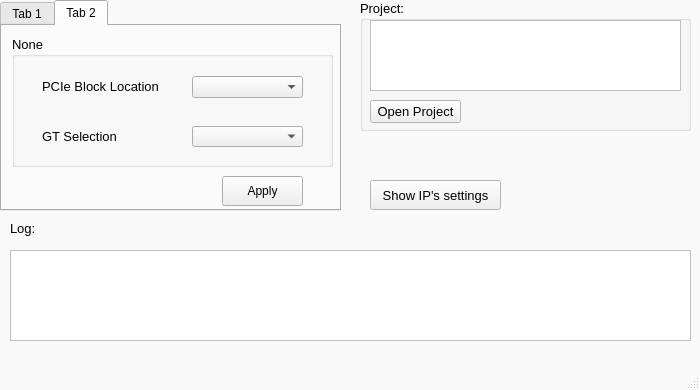
<?xml version="1.0" encoding="UTF-8"?>
<ui version="4.0">
 <class>NVMe_IP_tool</class>
 <widget class="QMainWindow" name="NVMe_IP_tool">
  <property name="geometry">
   <rect>
    <x>0</x>
    <y>0</y>
    <width>700</width>
    <height>390</height>
   </rect>
  </property>
  <property name="minimumSize">
   <size>
    <width>700</width>
    <height>390</height>
   </size>
  </property>
  <property name="maximumSize">
   <size>
    <width>700</width>
    <height>390</height>
   </size>
  </property>
  <property name="palette">
   <palette>
    <active>
     <colorrole role="Base">
      <brush brushstyle="SolidPattern">
       <color alpha="255">
        <red>255</red>
        <green>255</green>
        <blue>255</blue>
       </color>
      </brush>
     </colorrole>
     <colorrole role="Window">
      <brush brushstyle="SolidPattern">
       <color alpha="255">
        <red>249</red>
        <green>249</green>
        <blue>249</blue>
       </color>
      </brush>
     </colorrole>
    </active>
    <inactive>
     <colorrole role="Base">
      <brush brushstyle="SolidPattern">
       <color alpha="255">
        <red>255</red>
        <green>255</green>
        <blue>255</blue>
       </color>
      </brush>
     </colorrole>
     <colorrole role="Window">
      <brush brushstyle="SolidPattern">
       <color alpha="255">
        <red>249</red>
        <green>249</green>
        <blue>249</blue>
       </color>
      </brush>
     </colorrole>
    </inactive>
    <disabled>
     <colorrole role="Base">
      <brush brushstyle="SolidPattern">
       <color alpha="255">
        <red>249</red>
        <green>249</green>
        <blue>249</blue>
       </color>
      </brush>
     </colorrole>
     <colorrole role="Window">
      <brush brushstyle="SolidPattern">
       <color alpha="255">
        <red>249</red>
        <green>249</green>
        <blue>249</blue>
       </color>
      </brush>
     </colorrole>
    </disabled>
   </palette>
  </property>
  <property name="windowTitle">
   <string>MainWindow</string>
  </property>
  <property name="documentMode">
   <bool>false</bool>
  </property>
  <property name="tabShape">
   <enum>QTabWidget::Rounded</enum>
  </property>
  <property name="dockOptions">
   <set>QMainWindow::AllowTabbedDocks|QMainWindow::AnimatedDocks</set>
  </property>
  <widget class="QWidget" name="centralwidget">
   <widget class="QTabWidget" name="tabWidget">
    <property name="geometry">
     <rect>
      <x>0</x>
      <y>0</y>
      <width>341</width>
      <height>211</height>
     </rect>
    </property>
    <property name="palette">
     <palette>
      <active>
       <colorrole role="Base">
        <brush brushstyle="SolidPattern">
         <color alpha="255">
          <red>255</red>
          <green>255</green>
          <blue>255</blue>
         </color>
        </brush>
       </colorrole>
       <colorrole role="Window">
        <brush brushstyle="SolidPattern">
         <color alpha="255">
          <red>239</red>
          <green>239</green>
          <blue>239</blue>
         </color>
        </brush>
       </colorrole>
      </active>
      <inactive>
       <colorrole role="Base">
        <brush brushstyle="SolidPattern">
         <color alpha="255">
          <red>255</red>
          <green>255</green>
          <blue>255</blue>
         </color>
        </brush>
       </colorrole>
       <colorrole role="Window">
        <brush brushstyle="SolidPattern">
         <color alpha="255">
          <red>239</red>
          <green>239</green>
          <blue>239</blue>
         </color>
        </brush>
       </colorrole>
      </inactive>
      <disabled>
       <colorrole role="Base">
        <brush brushstyle="SolidPattern">
         <color alpha="255">
          <red>239</red>
          <green>239</green>
          <blue>239</blue>
         </color>
        </brush>
       </colorrole>
       <colorrole role="Window">
        <brush brushstyle="SolidPattern">
         <color alpha="255">
          <red>239</red>
          <green>239</green>
          <blue>239</blue>
         </color>
        </brush>
       </colorrole>
      </disabled>
     </palette>
    </property>
    <property name="currentIndex">
     <number>1</number>
    </property>
    <widget class="QWidget" name="tab">
     <attribute name="title">
      <string>Tab 1</string>
     </attribute>
     <widget class="QGroupBox" name="SettingsGroupBox">
      <property name="geometry">
       <rect>
        <x>10</x>
        <y>10</y>
        <width>311</width>
        <height>131</height>
       </rect>
      </property>
      <property name="font">
       <font>
        <pointsize>10</pointsize>
       </font>
      </property>
      <property name="title">
       <string>None</string>
      </property>
      <widget class="QLabel" name="GTLabel">
       <property name="geometry">
        <rect>
         <x>30</x>
         <y>90</y>
         <width>151</width>
         <height>21</height>
        </rect>
       </property>
       <property name="font">
        <font>
         <pointsize>10</pointsize>
        </font>
       </property>
       <property name="text">
        <string>GT Selection</string>
       </property>
      </widget>
      <widget class="QLabel" name="PCIeLabel">
       <property name="geometry">
        <rect>
         <x>30</x>
         <y>40</y>
         <width>151</width>
         <height>21</height>
        </rect>
       </property>
       <property name="font">
        <font>
         <pointsize>10</pointsize>
        </font>
       </property>
       <property name="text">
        <string>PCIe Block Location</string>
       </property>
      </widget>
      <widget class="QComboBox" name="GTSelectionComboBox">
       <property name="geometry">
        <rect>
         <x>180</x>
         <y>90</y>
         <width>111</width>
         <height>21</height>
        </rect>
       </property>
      </widget>
      <widget class="QComboBox" name="BlockLocationComboBox">
       <property name="geometry">
        <rect>
         <x>180</x>
         <y>40</y>
         <width>111</width>
         <height>22</height>
        </rect>
       </property>
      </widget>
     </widget>
     <widget class="QPushButton" name="ApplyButton">
      <property name="geometry">
       <rect>
        <x>220</x>
        <y>150</y>
        <width>81</width>
        <height>30</height>
       </rect>
      </property>
      <property name="text">
       <string>Apply</string>
      </property>
     </widget>
    </widget>
    <widget class="QWidget" name="tab_2">
     <attribute name="title">
      <string>Tab 2</string>
     </attribute>
     <widget class="QGroupBox" name="SettingsGroupBox_2">
      <property name="geometry">
       <rect>
        <x>10</x>
        <y>10</y>
        <width>321</width>
        <height>131</height>
       </rect>
      </property>
      <property name="font">
       <font>
        <pointsize>10</pointsize>
       </font>
      </property>
      <property name="title">
       <string>None</string>
      </property>
      <widget class="QLabel" name="label_17">
       <property name="geometry">
        <rect>
         <x>30</x>
         <y>90</y>
         <width>151</width>
         <height>21</height>
        </rect>
       </property>
       <property name="font">
        <font>
         <pointsize>10</pointsize>
        </font>
       </property>
       <property name="text">
        <string>GT Selection</string>
       </property>
      </widget>
      <widget class="QLabel" name="label_18">
       <property name="geometry">
        <rect>
         <x>30</x>
         <y>40</y>
         <width>151</width>
         <height>21</height>
        </rect>
       </property>
       <property name="font">
        <font>
         <pointsize>10</pointsize>
        </font>
       </property>
       <property name="text">
        <string>PCIe Block Location</string>
       </property>
      </widget>
      <widget class="QComboBox" name="comboBox_17">
       <property name="geometry">
        <rect>
         <x>180</x>
         <y>90</y>
         <width>111</width>
         <height>21</height>
        </rect>
       </property>
      </widget>
      <widget class="QComboBox" name="comboBox_18">
       <property name="geometry">
        <rect>
         <x>180</x>
         <y>40</y>
         <width>111</width>
         <height>22</height>
        </rect>
       </property>
      </widget>
     </widget>
     <widget class="QPushButton" name="pushButton_4">
      <property name="geometry">
       <rect>
        <x>220</x>
        <y>150</y>
        <width>81</width>
        <height>30</height>
       </rect>
      </property>
      <property name="text">
       <string>Apply</string>
      </property>
     </widget>
    </widget>
   </widget>
   <widget class="QLabel" name="LogLabel">
    <property name="geometry">
     <rect>
      <x>10</x>
      <y>220</y>
      <width>61</width>
      <height>16</height>
     </rect>
    </property>
    <property name="font">
     <font>
      <pointsize>10</pointsize>
     </font>
    </property>
    <property name="text">
     <string>Log:</string>
    </property>
   </widget>
   <widget class="QTextBrowser" name="LogWindow">
    <property name="geometry">
     <rect>
      <x>10</x>
      <y>250</y>
      <width>681</width>
      <height>91</height>
     </rect>
    </property>
   </widget>
   <widget class="QPushButton" name="ShowSettingsButton">
    <property name="geometry">
     <rect>
      <x>370</x>
      <y>180</y>
      <width>131</width>
      <height>30</height>
     </rect>
    </property>
    <property name="font">
     <font>
      <pointsize>10</pointsize>
     </font>
    </property>
    <property name="text">
     <string>Show IP's settings</string>
    </property>
   </widget>
   <widget class="QGroupBox" name="groupBox">
    <property name="geometry">
     <rect>
      <x>360</x>
      <y>0</y>
      <width>331</width>
      <height>131</height>
     </rect>
    </property>
    <property name="font">
     <font>
      <pointsize>10</pointsize>
     </font>
    </property>
    <property name="title">
     <string>Project:</string>
    </property>
    <widget class="QTextBrowser" name="ProjectWindow">
     <property name="geometry">
      <rect>
       <x>10</x>
       <y>20</y>
       <width>311</width>
       <height>71</height>
      </rect>
     </property>
    </widget>
    <widget class="QPushButton" name="OpenProjectButton">
     <property name="geometry">
      <rect>
       <x>10</x>
       <y>100</y>
       <width>91</width>
       <height>23</height>
      </rect>
     </property>
     <property name="text">
      <string>Open Project</string>
     </property>
    </widget>
   </widget>
  </widget>
  <widget class="QMenuBar" name="menubar">
   <property name="geometry">
    <rect>
     <x>0</x>
     <y>0</y>
     <width>700</width>
     <height>21</height>
    </rect>
   </property>
  </widget>
  <widget class="QStatusBar" name="statusbar"/>
 </widget>
 <resources/>
 <connections/>
</ui>
